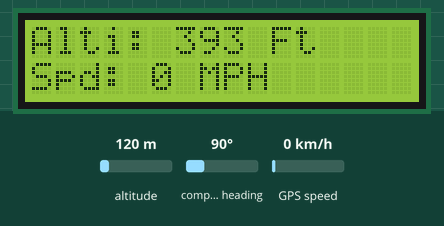
Bench run of a sketch on a simulated Arduino Uno, built with avr-gcc and run on an emulated ATmega328P. On the bench: 16×2 character LCD. The inputs (shaded band) are chosen by the test bench; at power-on: altitude 120 m, GPS speed 0 km/h, compass heading 90°. Storage starts empty; the GPS gets a fix after 3 s at 37.7749, -122.4194 with 8 satellites; what the sketch prints to the serial monitor is not drawn.

Above: at 4.7 s.
4.8 s: altitude set to 20 m
At 6.6 s:
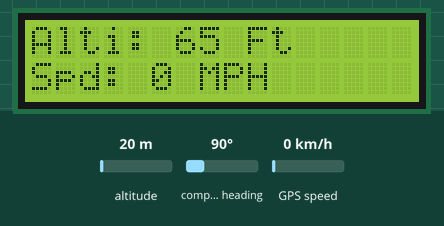
7.6 s: GPS speed set to 2 km/h
At 10.4 s:
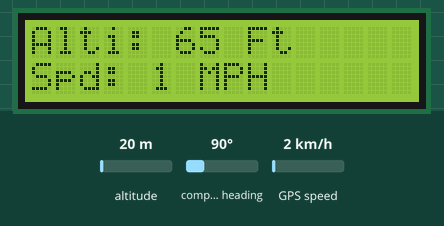
10.7 s: altitude set to 250 m
At 11.8 s:
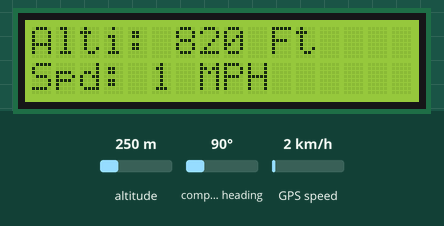
12.8 s: GPS speed set to 30 km/h
At 14.1 s:
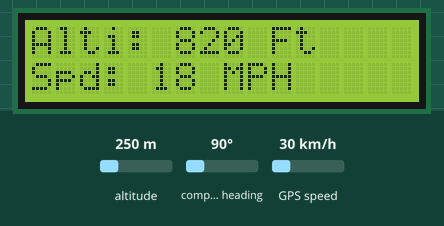
Timing chart, 0 to 15.8 s (numbered marks = the images above; inputs shaded):
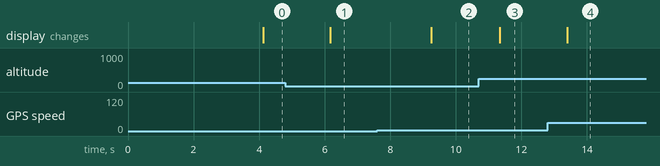

Measured:
- after the input at 4.8 s, the display: changes after 1.4 s (image 1)
- after the input at 7.6 s, the display: changes after 1.7 s (image 2)
- after the input at 10.7 s, the display: changes after 0.64 s (image 3)
- after the input at 12.8 s, the display: changes after 0.60 s (image 4)

The sketch:

GPS_Logger_LCD.ino
```cpp
#include <SPI.h>
#include <SD.h>
#include <TinyGPS++.h>
#include <SoftwareSerial.h>
#include <LiquidCrystal.h>

#define RX_PIN  8 // GPS TX
#define TX_PIN  9 // GPS RX
#define CHIP_SELECT 4  // uSD card
#define GPS_BAUD  9600  // GP-735 default baud rate

LiquidCrystal lcd(7,6,5,4,3,2);


TinyGPSPlus gps;
File myFile;
SoftwareSerial ss(RX_PIN,TX_PIN);

void setup() {
  Serial.begin(115200); // Begin serial communication with computer
  ss.begin(GPS_BAUD); // Begin serial communication with GPS

  lcd.begin(16,2); // Initialize the 16x2 LCD
  lcd.clear(); // clear old data from LCD


  Serial.print("Initializing SD card...");

  // see if the card is present and can be initialized:
  if (!SD.begin(CHIP_SELECT)) {
    Serial.println("Card failed, or not present");
    // don't do anything more:
    return;
  }
  Serial.println("card initialized.");

  myFile = SD.open("data.txt", FILE_WRITE); // Create or open a file called "data.txt" on the SD card
  if(myFile)
  {
    if(myFile.size() == 0)  // Only create the header if there isn't any data in the file yet
    {
      myFile.println("Date , Time , Latitude , Longitude , Alt , Course , Speed");
    }
    myFile.close(); // Close the file to properly save the data
  }
  else {
    // if the file didn't open, print an error:
    Serial.println("error opening test.txt");
  }
}

void loop() {
  char gpsDate[10], gpsTime[10];

  if(gps.location.isValid()){ // GPS has a fix

    myFile = SD.open("GPS_data.csv", FILE_WRITE); // Open file "data.txt"
    if(myFile)
    {
      // Get date and time
      sprintf(gpsDate,"%d/%d/%d", gps.date.month(),gps.date.day(),gps.date.year());

      if(gps.time.hour() >= 8)
      {
        if(gps.time.second() < 10){
          sprintf(gpsTime,"%d:%d:0%d", (gps.time.hour() - 8),gps.time.minute(),gps.time.second());
        }
        else
        {
          sprintf(gpsTime,"%d:%d:%d", (gps.time.hour() - 8),gps.time.minute(),gps.time.second());
        }
      }
      else
      {
        if(gps.time.second() < 10){
          sprintf(gpsTime,"%d:%d:0%d", (gps.time.hour() + 16),gps.time.minute(),gps.time.second());
        }
        else
        {
          sprintf(gpsTime,"%d:%d:%d", (gps.time.hour() + 16),gps.time.minute(),gps.time.second());
        }
      }

      // Save data to SD card
      myFile.print(gpsDate);
      myFile.print(" , ");
      myFile.print(gpsTime);
      myFile.print(" , ");
      myFile.print(gps.location.lat(),6);
      myFile.print(" , ");
      myFile.print(gps.location.lng(),6);
      myFile.print(" , ");
      myFile.print((int)(gps.altitude.feet()));
      myFile.print(" , ");
      myFile.print(gps.course.deg(),2);
      myFile.print(" , ");
      myFile.println(gps.speed.mph(),0);

      // Print to LCD
      lcd.clear(); // clear old data from LCD
      lcd.setCursor(0,0); //Set invisible cursor to column 0 row 0
      lcd.print("Alti: ");
      lcd.print((int)(gps.altitude.feet()));
      lcd.print(" Ft");
      lcd.setCursor(0,1); // set to column 0 and row 1
      lcd.print("Spd: ");
      lcd.print((int)(gps.speed.mph()));
      lcd.print(" MPH");

      // Print GPS data to serial window
      Serial.print(gpsDate);
      Serial.print('\t');
      Serial.print(gpsTime);
      Serial.print('\t');
      Serial.print(gps.location.lat(),6);
      Serial.print('\t');
      Serial.print(gps.location.lng(),6);
      Serial.print('\t');
      Serial.print((int)(gps.altitude.feet()));
      Serial.print('\t');
      Serial.print(gps.course.deg(),2);
      Serial.print('\t');
      Serial.println(gps.speed.mph(),0);
    }

    myFile.close(); // Close the file to properly save the data
  }
  else  // GPS is looking for satellites, waiting on fix
  {

    Serial.print("Satellites in view: ");
    Serial.println(gps.satellites.value());
  }

  smartDelay(1000);
}

// Delay ms while still reading data packets from GPS
static void smartDelay(unsigned long ms)
{
  unsigned long start = millis();
  do
  {
    while(ss.available())
    {
      gps.encode(ss.read());
    }
  } while(millis() - start < ms);
}
```
